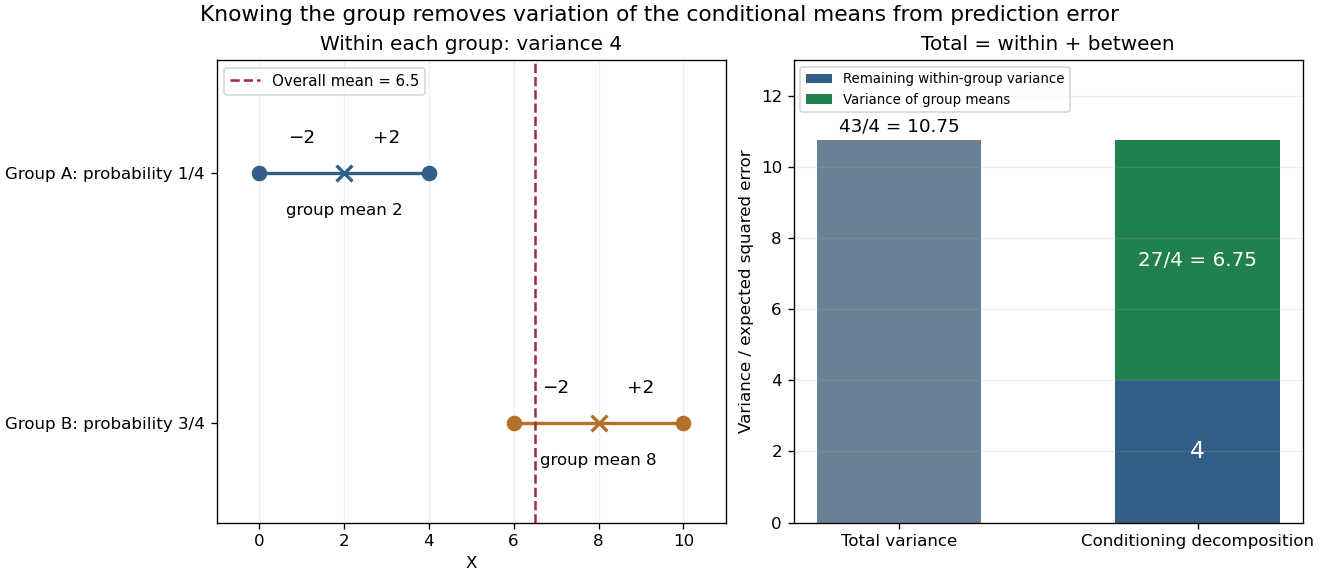

Python code for this plot:
"""Original exact within/between-group variance example; PNG to cwd."""
from pathlib import Path
import matplotlib.pyplot as plt


def main():
    fig, axes = plt.subplots(1, 2, figsize=(11, 4.8), layout="constrained")
    for y, values, mean, color in [(1, [0, 4], 2, "#315f86"), (0, [6, 10], 8, "#b5702b")]:
        axes[0].plot(values, [y, y], color=color, lw=2)
        axes[0].scatter(values, [y, y], color=color, s=70, zorder=3)
        axes[0].scatter([mean], [y], color=color, marker="x", s=90, linewidths=2, zorder=4)
        for value in values:
            axes[0].text((value+mean)/2, y+.12, "−2" if value<mean else "+2", ha="center", fontsize=11)
        axes[0].text(mean, y-.17, f"group mean {mean}", ha="center", fontsize=10)
    axes[0].axvline(6.5, color="#a12a40", lw=1.5, ls="--", label="Overall mean = 6.5")
    axes[0].set(xlim=(-1, 11), ylim=(-.4, 1.45), xlabel="X", yticks=[0, 1],
                yticklabels=["Group B: probability 3/4", "Group A: probability 1/4"], title="Within each group: variance 4")
    axes[0].legend(loc="upper left", fontsize=9)
    axes[0].grid(axis="x", alpha=.2)
    axes[1].bar([0], [10.75], color="#6a8195", width=.55)
    axes[1].bar([1], [4], color="#315f86", width=.55, label="Remaining within-group variance")
    axes[1].bar([1], [6.75], bottom=[4], color="#20814e", width=.55, label="Variance of group means")
    axes[1].text(0, 11.0, "43/4 = 10.75", ha="center", fontsize=11)
    axes[1].text(1, 2, "4", ha="center", va="center", color="white", fontsize=14)
    axes[1].text(1, 7.375, "27/4 = 6.75", ha="center", va="center", color="white", fontsize=12)
    axes[1].set(xticks=[0, 1], xticklabels=["Total variance", "Conditioning decomposition"],
                ylim=(0, 13), ylabel="Variance / expected squared error", title="Total = within + between")
    axes[1].legend(loc="upper left", fontsize=8)
    axes[1].grid(axis="y", alpha=.2)
    fig.suptitle("Knowing the group removes variation of the conditional means from prediction error", fontsize=13)
    fig.savefig(Path.cwd() / (Path(__file__).stem + ".png"), dpi=120, facecolor="white")
    plt.close(fig)


if __name__ == "__main__":
    main()
